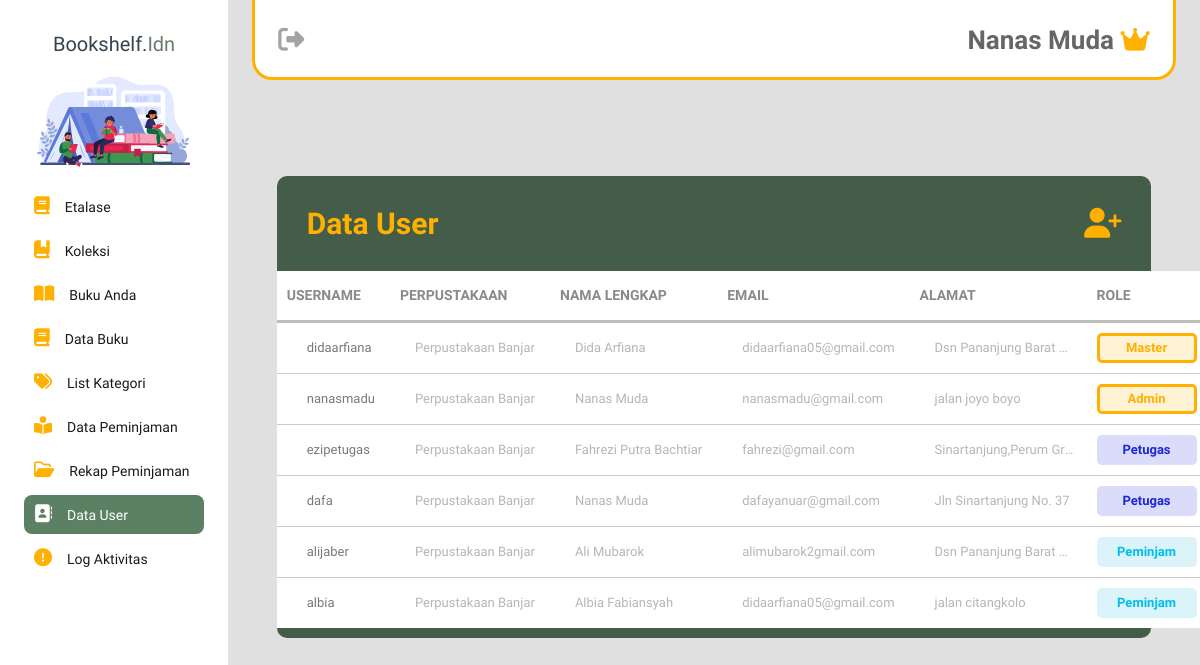
Before: /admin_petugas/data_user.php (signed in) with the older database file.
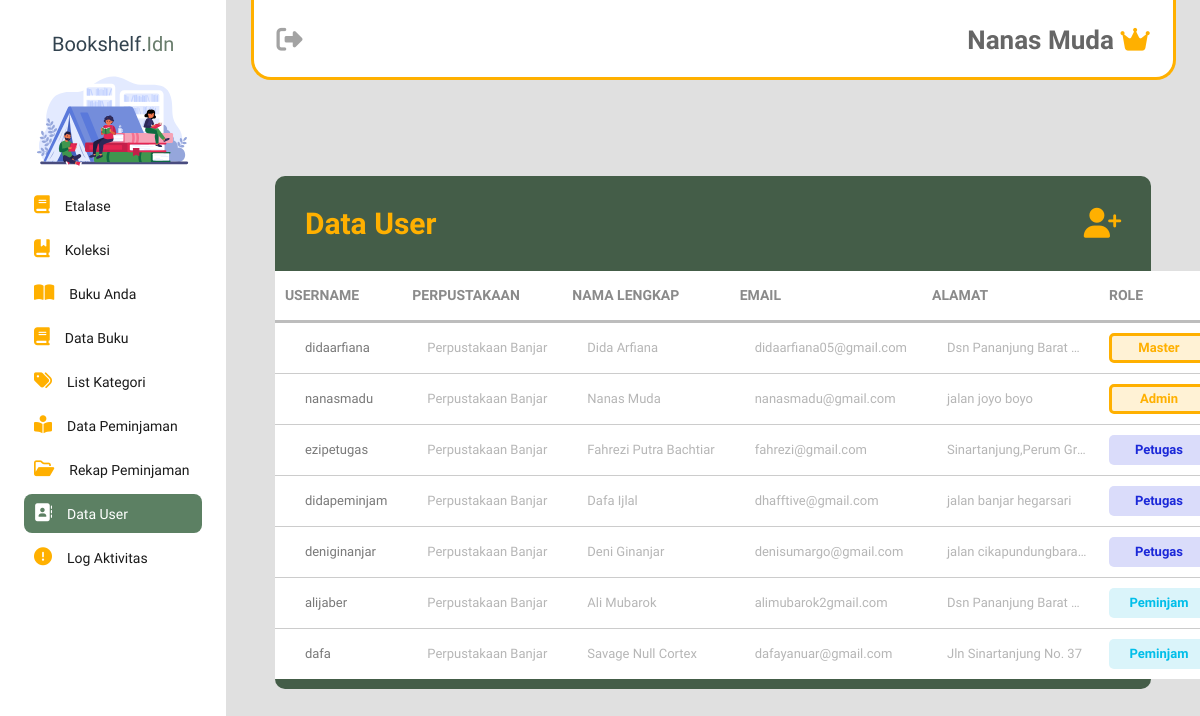
After: the same page with the newer database file.
### tables this page shows
CREATE TABLE `user` (
  `userID` int(11) NOT NULL,
  `perpusID` int(11) NOT NULL,
  `username` varchar(255) NOT NULL,
  `password` text NOT NULL,
  `email` varchar(255) NOT NULL,
  `namalengkap` varchar(255) NOT NULL,
  `no_hp` varchar(50) NOT NULL,
  `alamat` text NOT NULL,
  `acces_level` varchar(50) NOT NULL,
  `created_at` timestamp NOT NULL DEFAULT current_timestamp() ON UPDATE current_timestamp()
);

CREATE TABLE `perpus` (
  `perpusID` int(11) NOT NULL,
  `nama_perpus` varchar(50) NOT NULL,
  `alamat` varchar(50) NOT NULL,
  `tlp_hp` varchar(50) NOT NULL,
  `created_at` timestamp NOT NULL DEFAULT current_timestamp() ON UPDATE current_timestamp()
);

### admin_petugas/data_user.php (the view, shortened to what this page needs)
<?php
require '../koneksi.php';
$query = "SELECT u.userID, p.perpusID, u.username, p.nama_perpus, u.namalengkap, u.email, u.alamat, u.acces_level
          FROM user u
          INNER JOIN perpus p ON p.perpusID = u.perpusID
          ORDER BY
            CASE
                WHEN u.acces_level = 'super_admin' THEN 1
                WHEN u.acces_level = 'admin' THEN 2
                WHEN u.acces_level = 'petugas' THEN 3
                WHEN u.acces_level = 'peminjam' THEN 4
                ELSE 5
            END";
$result = mysqli_query($koneksi, $query);
?>
<!DOCTYPE html>
<html lang="en">
<head>
    <link rel="stylesheet" href="../css/data_user.css?v=<?php echo time(); ?>">
    <link rel="stylesheet" href="https://cdnjs.cloudflare.com/ajax/libs/jquery-nice-select/1.1.0/css/nice-select.min.css">
</head>
<body>
    <?php require '../sidebar.php' ?>
    <?php require 'navbar.php'?>
    <div class="card">
        <h5 class="card-header">Data User <div class="user-add" onclick="showRegistrationForm()"><i class="fa-solid fa-user-plus"></i></div></h5>
        <div class="table-responsive">
            <table class="table-hover">
                <thead class="head-table">
                    <tr>
                        <th>USERNAME</th>
                        <th>PERPUSTAKAAN</th>
                        <th>NAMA LENGKAP</th>
                        <th>EMAIL</th>
                        <th>ALAMAT</th>
                        <th>ROLE</th>
                    </tr>
                </thead>
                <tbody class="table-body">
                    <?php while ($row = mysqli_fetch_assoc($result)) { ?>
                        <tr id="row_<?php echo $row['userID']; ?>">
                            <td><?php echo $row['username']; ?></td>
                            <td><?php echo $row['nama_perpus']; ?></td>
                            <td><?php echo $row['namalengkap']; ?></td>
                            <td><?php echo $row['email']; ?></td>
                            <td><?php echo $row['alamat']; ?></td>
                            <td>
                                <?php if ($row['acces_level'] == 'admin' OR $row['acces_level'] == 'super_admin') { ?>
                                    <div class="admin-label">
                                    <?php if ($row['acces_level'] == 'super_admin') { ?>
                                        <p class="role-admin">Master</p>
                                    <?php } elseif  ($row['acces_level'] == 'admin') { ?>
                                        <p class="role-admin">Admin</p>
                                    <?php } ?>
                                    </div>
                                <?php } elseif ($row['acces_level'] == 'petugas') { ?>
                                    <div class="petugas-label">
                                        <p class="role-petugas">Petugas</p>
                                    </div>
                                <?php } elseif ($row['acces_level'] == 'peminjam') { ?>
                                    <div class="peminjam-label">
                                        <p class="role-peminjam">Peminjam</p>
                                    </div>
                                <?php } ?>
                            </td>
                        </tr>
                    <?php } ?>
                </tbody>
            </table>
        </div>
    </div>
</body>
</html>

### sidebar.php (shortened to what this page needs)
<?php
$sidebar_items = array();
if (isset($_SESSION['acces_level'])) {
    $access_level = $_SESSION['acces_level'];
    $namalengkap = $_SESSION['namalengkap'];
    switch ($access_level) {
        case 'admin' OR 'super_admin':
            $sidebar_items = array(
                array("selected-menu" => "etalase-page", "page" => "buku.php", "icon" => "fa-solid fa-book", "description" => "Etalase"),
                array("selected-menu" => "koleksibuku-page", "page" => "koleksibuku.php", "icon" => "fa-solid fa-book-bookmark", "description" => "Koleksi"),
                array("selected-menu" => "bukuanda-page", "page" => "bukuanda.php", "icon" => "fa-solid fa-book-open", "description" => "Buku Anda"),
                array("selected-menu" => "buku-page", "page" => "data-buku.php", "icon" => "fa-solid fa-book", "description" => "Data Buku"),
                array("selected-menu" => "list-kategori", "page" => "list-kategori.php", "icon" => "fa-solid fa-tags", "description" => "List Kategori"),
                array("selected-menu" => "peminjaman-page", "page" => "peminjaman.php", "icon" => "fa-solid fa-book-open-reader", "description" => "Data Peminjaman"),
                array("selected-menu" => "rekap-page", "page" => "rekap-page.php", "icon" => "fa-regular fa-folder-open", "description" => "Rekap Peminjaman"),
                array("selected-menu" => "datauser-page", "page" => "data_user.php", "icon" => "fa-solid fa-address-book", "description" => "Data User"),
                array("selected-menu" => "logs-page", "page" => "logs_data.php", "icon" => "fa-solid fa-circle-exclamation", "description" => "Log Aktivitas")
            );
            break;
    }
}
?>
<!DOCTYPE html>
<html lang="en">
<head>
    <link rel="stylesheet" href="../css/sidebar.css?v=<?php echo time(); ?>">
    <link rel="stylesheet" href="../css/style.css">
    <link rel="stylesheet" href="https://cdnjs.cloudflare.com/ajax/libs/font-awesome/6.5.1/css/all.min.css" />
    <link rel="stylesheet" href="https://cdn.jsdelivr.net/npm/sweetalert2@11.0.20/dist/sweetalert2.min.css">
    <link rel="stylesheet" href="https://cdnjs.cloudflare.com/ajax/libs/animate.css/4.1.1/animate.min.css">
    <link rel="stylesheet" href="https://cdnjs.cloudflare.com/ajax/libs/toastr.js/latest/css/toastr.min.css">
    <link rel="stylesheet" href="../libs/perfect-scrollbar/css/perfect-scrollbar.css">
</head>
    <div class="container">
        <div class="sidebar">
            <div class="header">
                <div class="list-item">
                    <a href="">
                        <p class="logo">Bookshelf.<span>Idn</span></p>
                    </a>
                </div>
                <div class="ilustration">
                    <img src="../images/icons/ilustration.svg" alt="">
                </div>
            </div>
            <div class="main">
                <?php
                foreach ($sidebar_items as $item) {
                    echo '<a href="' . $item["page"] . '">';
                    echo '<div class="list-item ' . $item["selected-menu"] . '">';
                    echo '<div class="icon"><i class="' . $item["icon"] . '"></i></div>';
                    echo '<span class="description">' . $item["description"] . '</span>';
                    echo '</div>';
                }
                echo '</a>';
                ?>
            </div>
        </div>
        <div class="main-content">
</html>

### admin_petugas/navbar.php (shortened to what this page needs)
<div class="navbar">
    <div class="navbar-items">
        <div class="action">
            <h1 class="nama-user">
                <div class="logout" onclick="logout()">
                    <i class="fa-solid fa-right-from-bracket"></i>
                </div>
                <div class="label">
                    <?php echo $namalengkap; ?>
                    <?php if ($access_level == 'admin' OR $access_level == 'super_admin') : ?>
                        <i class="fa-solid fa-crown"></i>
                    <?php elseif ($access_level == 'petugas') : ?>
                        <i class="fa-solid fa-user-tie"></i>
                    <?php elseif ($access_level == 'peminjam') : ?>
                        <i class="fa-solid fa-user"></i>
                    <?php endif; ?>
                </div>
            </h1>
        </div>
    </div>
</div>

### css/data_user.css (style rules this page uses)
.sidebar .main .list-item.datauser-page { background-color: #5c8063; }
.sidebar .main .list-item.datauser-page .icon i, .sidebar .main .list-item.datauser-page { color: #fff; }
.card { width: 90%; background-color: #445D48; margin: 30px auto; border-radius: 10px; margin-top: 12vh; padding-bottom: 10px; }
.card-header { padding: 30px; color: #FFB000; font-family: var(--default); font-size: 30px; display: flex; justify-content: space-between; }
.table-hover { font-family: var(--default); width: 100%; border-collapse: collapse; background-color: #fff; }
.head-table { font-size: 14px; color: #8a8a8a; }
.head-table tr { border-bottom: 3px solid #bdbdbd; width: 100%; height: 50px; }
.head-table th { padding: 10px 5px; border-left: none; text-align: left; }
.head-table th:nth-child(1) { padding-left: 10px; width: 120px; }
.head-table th:nth-child(3) { width: 170px; }
.head-table th:nth-child(4) { width: 160px; }
.head-table th:nth-child(5) { width: 180px; }
.head-table th:nth-child(6) { padding: 10px 2px; width: 100px; }
.table-body tr { border-top: 1px solid #ccc; width: 100%; }
.table-body td:nth-child(1) { padding-left: 30px; color: #797979; width: 120px; }
.table-body td:nth-child(3) { width: 170px; }
.table-body td:nth-child(4) { width: 160px; }
.table-body td:nth-child(5) { max-width: 180px; }
.table-body td:nth-child(6) { padding: 10px 2px; width: 100px; }
.table-body td { overflow: hidden; text-overflow: ellipsis; white-space: nowrap; color: #b6b6b6; font-weight: 400; padding: 10px 20px; text-align: left; font-size: 13px; }
.admin-label { width: 100px; height: 30px; background-color: #fff2d5; display: flex; justify-content: center; align-items: center; font-size: 13px; color: #ffb000; font-weight: bold; border-radius: 5px; border: 3px solid #ffb000; }
.petugas-label { width: 100px; height: 30px; background-color: #dadcfa; display: flex; justify-content: center; align-items: center; font-size: 13px; color: #1b28d8; font-weight: 700; border-radius: 5px; }
.peminjam-label { width: 100px; height: 30px; background-color: #daf4fa; display: flex; justify-content: center; align-items: center; font-size: 13px; color: #01bee9; font-weight: 700; border-radius: 5px; }

### css/sidebar.css (style rules this page uses)
.container { display: flex; min-height: 100vh; }
.sidebar { background-color: #fff; width: 230px; padding: 24px; display: flex; flex-direction: column; transition: all ease-in .3s; }
.main-content { background-color: #e0e0e0; flex-grow: 1; overflow: hidden; position: relative; height: 100vh; }
.sidebar .logo { font-size: 20px; line-height: 16px; text-align: center; color: var(--primary); margin-top: 5px; }
.sidebar .header .list-item { display: flex; justify-content: center; align-items: center; padding: auto; height: 35px; }
.sidebar .header .list-item a { display: flex; align-items: center; margin: 0 auto; text-align: left; }
.sidebar .header .ilustration { display: flex; flex-direction: column; align-items: flex-start; padding: 10px; }
.sidebar .main .list-item .description { font-size: 14px; text-align: center; margin: auto 0 auto 15px; }
.sidebar .main .list-item .icon i { color: #FFB000; font-size: 18px; }
.sidebar .main .list-item { display: flex; margin: 5px 0; flex-direction: row; align-self: center; padding: 10px; border-radius: 8px; font-family: var(--default); transition: all ease-in .1s; color: #1a1a1a; }
.navbar { width: 95%; height: 10vh; top: 0; position: sticky; margin: 0 auto; background-color: #fff; z-index: 989; border-bottom: 3px solid #FFB000; border-left: 3px solid #FFB000; border-right: 3px solid #FFB000; border-radius: 0 0 20px 20px; }
.nama-user { font-family: var(--default); font-size: 26px; height: 10vh; color: #666; display: flex; flex-direction: row; align-items: center; justify-content: space-between; width: 95%; margin: auto; }
.logout { color: #a3a3a3; }
.nama-user .label i { color: #FFB000; }

### css/style.css (style rules this page uses)
:root { --primary : #001524; --secondary : #445D48; --third-color : #D6CC99; --fourth-color : #FDE5D4; --dark : #1a1a1a; --logo : "Yeseva One", serif; --default : "Josefin Sans", sans-serif; --script : "Poppins", sans-serif; }
* { margin: 0; padding: 0; box-sizing: border-box; outline: none; border: none; text-decoration: none; list-style: none; }
.logo { font-family: var(--logo); opacity: 80%; }
.logo span { color: var(--secondary); }

### libs/perfect-scrollbar/css/perfect-scrollbar.css (style rules this page uses)
.ps { overflow: hidden !important; overflow-anchor: none; -ms-overflow-style: none; touch-action: auto; -ms-touch-action: auto; }

Changed rows visible on the page:
removed user: username "albia", perpusID.nama_perpus "Perpustakaan Banjar", namalengkap "Albia Fabiansyah", email "didaarfiana05@gmail.com", alamat "jalan citangkolo", acces_level "Peminjam"
added user: username "didapeminjam", perpusID.nama_perpus "Perpustakaan Banjar", namalengkap "Dafa Ijlal", email "dhafftive@gmail.com", alamat "jalan banjar hegarsari", acces_level "Petugas"
added user: username "deniginanjar", perpusID.nama_perpus "Perpustakaan Banjar", namalengkap "Deni Ginanjar", email "denisumargo@gmail.com", alamat "jalan cikapundungbara…", acces_level "Petugas"
shown differently, row unchanged: user "alijaber": moves up the list
changed user "dafa": namalengkap "Nanas Muda" → "Savage Null Cortex"; acces_level "Petugas" → "Peminjam"
